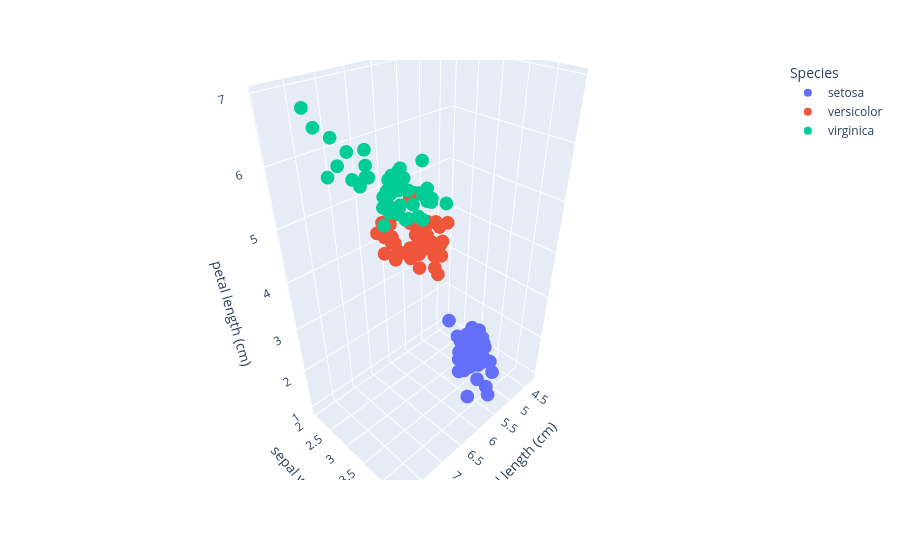

This figure's notebook cell:
### Code cell
import plotly.express as px
from sklearn.datasets import load_iris
import pandas as pd

iris = load_iris()

df = pd.DataFrame(
    iris.data,
    columns=iris.feature_names
)

df["Species"] = [iris.target_names[i] for i in iris.target]

fig = px.scatter_3d(
    df,
    x="sepal length (cm)",
    y="sepal width (cm)",
    z="petal length (cm)",
    color="Species"
)

fig.show()

### Figure 1 — Plotly figure (JSON) as saved in the notebook; plotly's stock layout.template omitted (floating-point values rounded to 4 significant figures)
{"data": [{"hovertemplate": "Species=setosa<br>sepal length (cm)=%{x}<br>sepal width (cm)=%{y}<br>petal length (cm)=%{z}<extra></extra>", "legendgroup": "setosa", "marker": {"color": "#636efa", "symbol": "circle"}, "mode": "markers", "name": "setosa", "scene": "scene", "showlegend": true, "type": "scatter3d", "x": [5.1, 4.9, 4.7, 4.6, 5.0, 5.4, 4.6, 5.0, 4.4, 4.9, 5.4, 4.8, 4.8, 4.3, 5.8, 5.7, 5.4, 5.1, 5.7, 5.1, 5.4, 5.1, 4.6, 5.1, 4.8, 5.0, 5.0, 5.2, 5.2, 4.7, 4.8, 5.4, 5.2, 5.5, 4.9, 5.0, 5.5, 4.9, 4.4, 5.1, 5.0, 4.5, 4.4, 5.0, 5.1, 4.8, 5.1, 4.6, 5.3, 5.0], "y": [3.5, 3.0, 3.2, 3.1, 3.6, 3.9, 3.4, 3.4, 2.9, 3.1, 3.7, 3.4, 3.0, 3.0, 4.0, 4.4, 3.9, 3.5, 3.8, 3.8, 3.4, 3.7, 3.6, 3.3, 3.4, 3.0, 3.4, 3.5, 3.4, 3.2, 3.1, 3.4, 4.1, 4.2, 3.1, 3.2, 3.5, 3.6, 3.0, 3.4, 3.5, 2.3, 3.2, 3.5, 3.8, 3.0, 3.8, 3.2, 3.7, 3.3], "z": [1.4, 1.4, 1.3, 1.5, 1.4, 1.7, 1.4, 1.5, 1.4, 1.5, 1.5, 1.6, 1.4, 1.1, 1.2, 1.5, 1.3, 1.4, 1.7, 1.5, 1.7, 1.5, 1.0, 1.7, 1.9, 1.6, 1.6, 1.5, 1.4, 1.6, 1.6, 1.5, 1.5, 1.4, 1.5, 1.2, 1.3, 1.4, 1.3, 1.5, 1.3, 1.3, 1.3, 1.6, 1.9, 1.4, 1.6, 1.4, 1.5, 1.4]}, {"hovertemplate": "Species=versicolor<br>sepal length (cm)=%{x}<br>sepal width (cm)=%{y}<br>petal length (cm)=%{z}<extra></extra>", "legendgroup": "versicolor", "marker": {"color": "#EF553B", "symbol": "circle"}, "mode": "markers", "name": "versicolor", "scene": "scene", "showlegend": true, "type": "scatter3d", "x": [7.0, 6.4, 6.9, 5.5, 6.5, 5.7, 6.3, 4.9, 6.6, 5.2, 5.0, 5.9, 6.0, 6.1, 5.6, 6.7, 5.6, 5.8, 6.2, 5.6, 5.9, 6.1, 6.3, 6.1, 6.4, 6.6, 6.8, 6.7, 6.0, 5.7, 5.5, 5.5, 5.8, 6.0, 5.4, 6.0, 6.7, 6.3, 5.6, 5.5, 5.5, 6.1, 5.8, 5.0, 5.6, 5.7, 5.7, 6.2, 5.1, 5.7], "y": [3.2, 3.2, 3.1, 2.3, 2.8, 2.8, 3.3, 2.4, 2.9, 2.7, 2.0, 3.0, 2.2, 2.9, 2.9, 3.1, 3.0, 2.7, 2.2, 2.5, 3.2, 2.8, 2.5, 2.8, 2.9, 3.0, 2.8, 3.0, 2.9, 2.6, 2.4, 2.4, 2.7, 2.7, 3.0, 3.4, 3.1, 2.3, 3.0, 2.5, 2.6, 3.0, 2.6, 2.3, 2.7, 3.0, 2.9, 2.9, 2.5, 2.8], "z": [4.7, 4.5, 4.9, 4.0, 4.6, 4.5, 4.7, 3.3, 4.6, 3.9, 3.5, 4.2, 4.0, 4.7, 3.6, 4.4, 4.5, 4.1, 4.5, 3.9, 4.8, 4.0, 4.9, 4.7, 4.3, 4.4, 4.8, 5.0, 4.5, 3.5, 3.8, 3.7, 3.9, 5.1, 4.5, 4.5, 4.7, 4.4, 4.1, 4.0, 4.4, 4.6, 4.0, 3.3, 4.2, 4.2, 4.2, 4.3, 3.0, 4.1]}, {"hovertemplate": "Species=virginica<br>sepal length (cm)=%{x}<br>sepal width (cm)=%{y}<br>petal length (cm)=%{z}<extra></extra>", "legendgroup": "virginica", "marker": {"color": "#00cc96", "symbol": "circle"}, "mode": "markers", "name": "virginica", "scene": "scene", "showlegend": true, "type": "scatter3d", "x": [6.3, 5.8, 7.1, 6.3, 6.5, 7.6, 4.9, 7.3, 6.7, 7.2, 6.5, 6.4, 6.8, 5.7, 5.8, 6.4, 6.5, 7.7, 7.7, 6.0, 6.9, 5.6, 7.7, 6.3, 6.7, 7.2, 6.2, 6.1, 6.4, 7.2, 7.4, 7.9, 6.4, 6.3, 6.1, 7.7, 6.3, 6.4, 6.0, 6.9, 6.7, 6.9, 5.8, 6.8, 6.7, 6.7, 6.3, 6.5, 6.2, 5.9], "y": [3.3, 2.7, 3.0, 2.9, 3.0, 3.0, 2.5, 2.9, 2.5, 3.6, 3.2, 2.7, 3.0, 2.5, 2.8, 3.2, 3.0, 3.8, 2.6, 2.2, 3.2, 2.8, 2.8, 2.7, 3.3, 3.2, 2.8, 3.0, 2.8, 3.0, 2.8, 3.8, 2.8, 2.8, 2.6, 3.0, 3.4, 3.1, 3.0, 3.1, 3.1, 3.1, 2.7, 3.2, 3.3, 3.0, 2.5, 3.0, 3.4, 3.0], "z": [6.0, 5.1, 5.9, 5.6, 5.8, 6.6, 4.5, 6.3, 5.8, 6.1, 5.1, 5.3, 5.5, 5.0, 5.1, 5.3, 5.5, 6.7, 6.9, 5.0, 5.7, 4.9, 6.7, 4.9, 5.7, 6.0, 4.8, 4.9, 5.6, 5.8, 6.1, 6.4, 5.6, 5.1, 5.6, 6.1, 5.6, 5.5, 4.8, 5.4, 5.6, 5.1, 5.1, 5.9, 5.7, 5.2, 5.0, 5.2, 5.4, 5.1]}], "layout": {"legend": {"title": {"text": "Species"}, "tracegroupgap": 0}, "margin": {"t": 60}, "scene": {"domain": {"x": [0, 1], "y": [0, 1]}, "xaxis": {"title": {"text": "sepal length (cm)"}}, "yaxis": {"title": {"text": "sepal width (cm)"}}, "zaxis": {"title": {"text": "petal length (cm)"}}}}}
